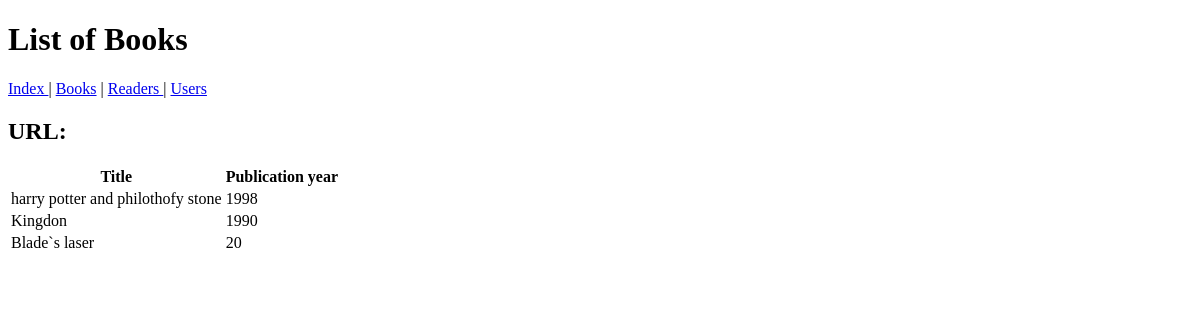
The page /books/ on the database as committed earlier.
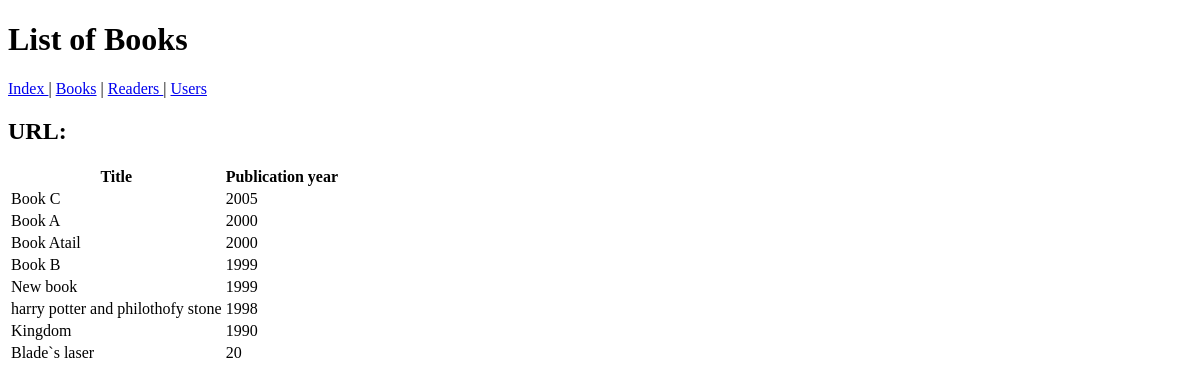
The same page on the database as committed later.
### blog/models.py (models this page shows, shortened)
class Book(models.Model):
    title = models.TextField(primary_key=True, verbose_name="title")
    publication_year = models.PositiveIntegerField(verbose_name="publication year")
    class Meta:
        verbose_name = 'book'
        verbose_name_plural = 'books'

### blog/views.py (the view)
# urls.py: path('books/', views.books_list, name='books-list'),
def books_list(request):
    books = Book.objects.order_by('-publication_year', 'title')
    context = {
        'books': books,
        'nav': {
            'index': reverse('index'),
            'books': reverse('books-list'),
            'readers': reverse('readers-list'),
            'users': reverse('users-list')
        },
    }
    return render(request, 'blog/books.html', context=context)

### templates/blog/books.html (shortened to what this page needs)
{% extends 'base.html' %}
{% block header %} List of Books {% endblock %}
{% block body %}
    <table>
        <tr>
            <th>Title</th>
            <th>Publication year</th>
        </tr>
        {% for book in books%}
        <tr>
            <td>{{ book.title }}</td>
            <td>{{ book.publication_year }}</td>
        </tr>
        {% endfor %}
    </table>
{% endblock %}

### templates/base.html (shortened to what this page needs)
<!doctype html>
<html lang="en">
<head>
</head>
<body>
    <h1> {% block header %} {% endblock %}</h1>
    <nav>
        <a href="{{ nav.index }}"> Index  </a> |
        <a href="{{ nav.books }}"> Books</a> |
        <a href="{{ nav.readers }}">Readers </a> |
        <a href="{{ nav.users }}">Users </a>
    </nav>
    <h2>URL: {{ url }}</h2>
    {% block body %}
    {% endblock %}
</body>
</html>

Rows that differ between the two databases and show on the page:
removed Book: title "Kingdon", publication_year "1990"
added Book: title "Book C", publication_year "2005"
added Book: title "Book A", publication_year "2000"
added Book: title "Book Atail", publication_year "2000"
added Book: title "Book B", publication_year "1999"
added Book: title "New book", publication_year "1999"
added Book: title "Kingdom", publication_year "1990"
